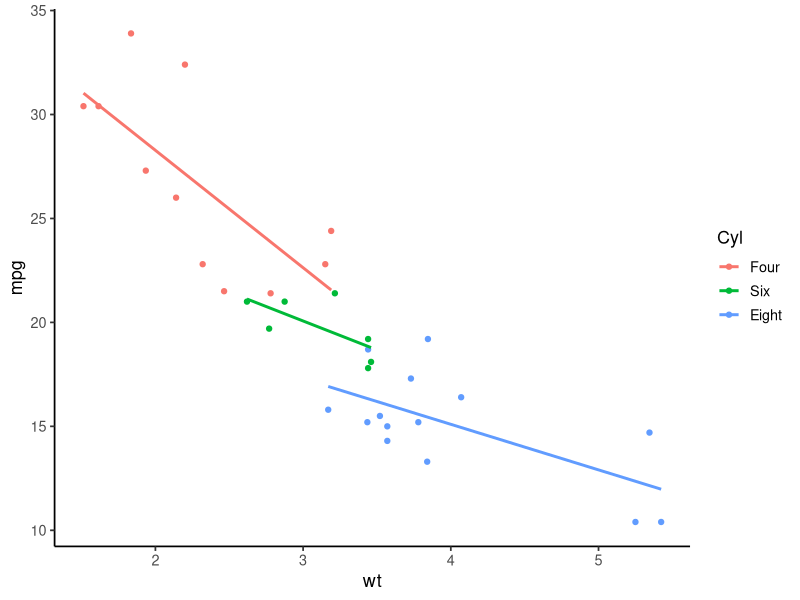
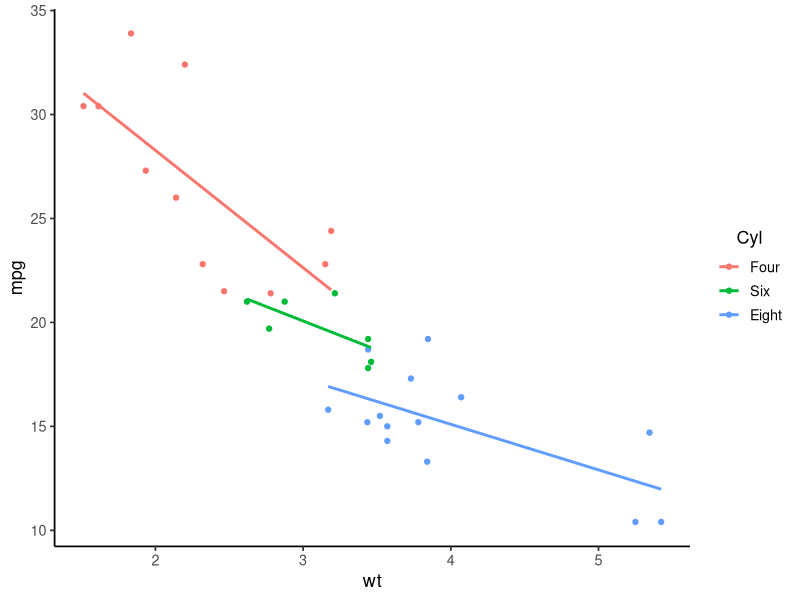
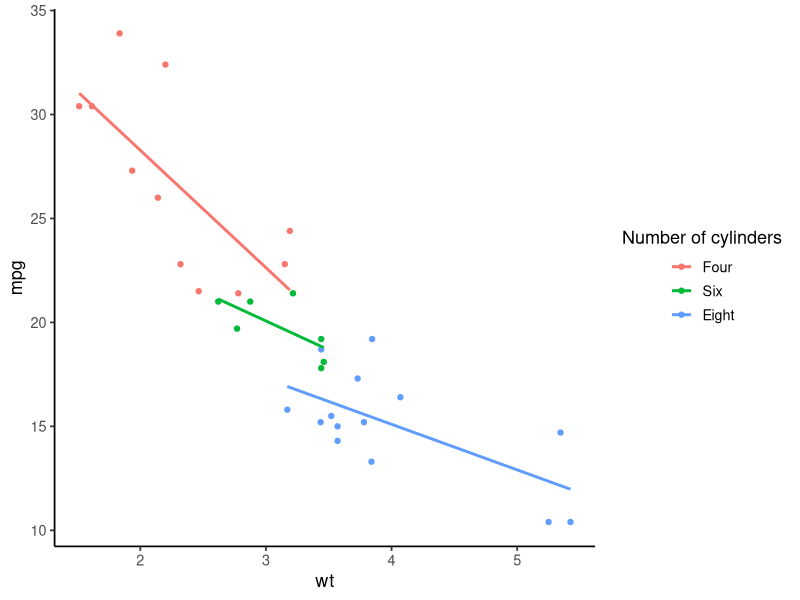
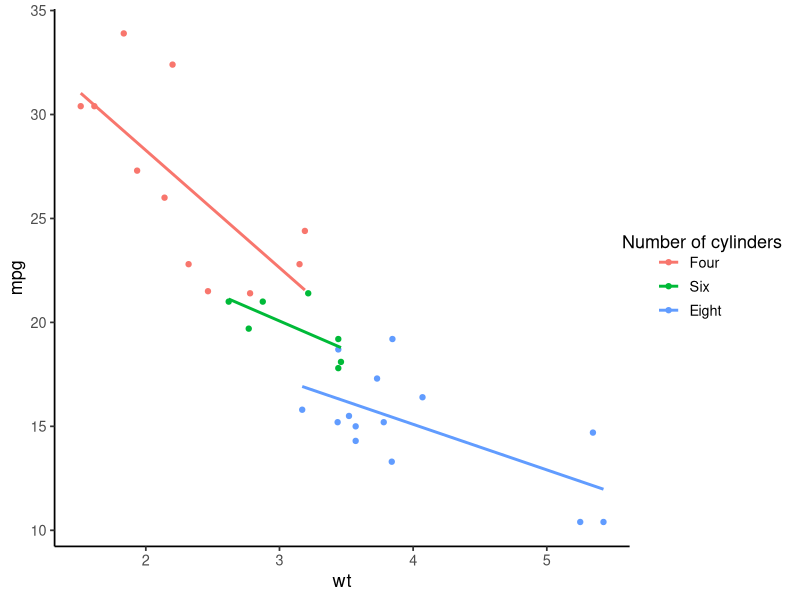
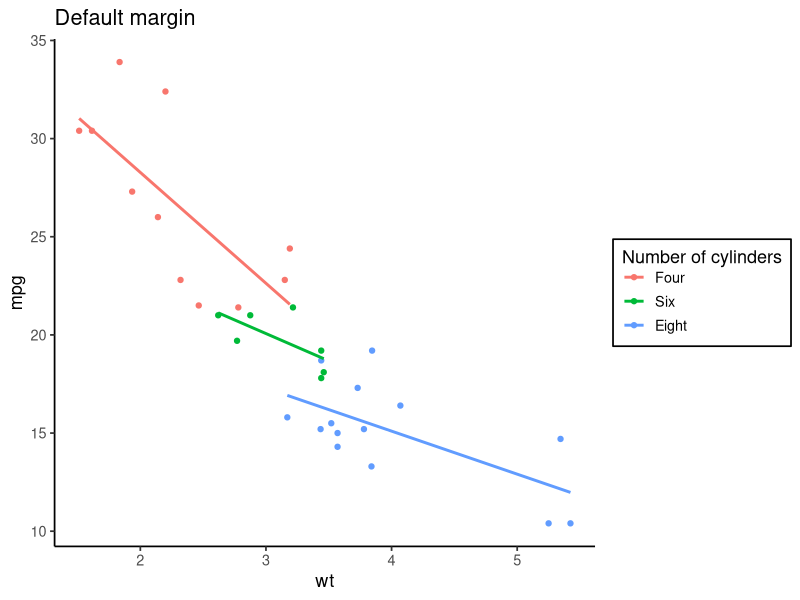
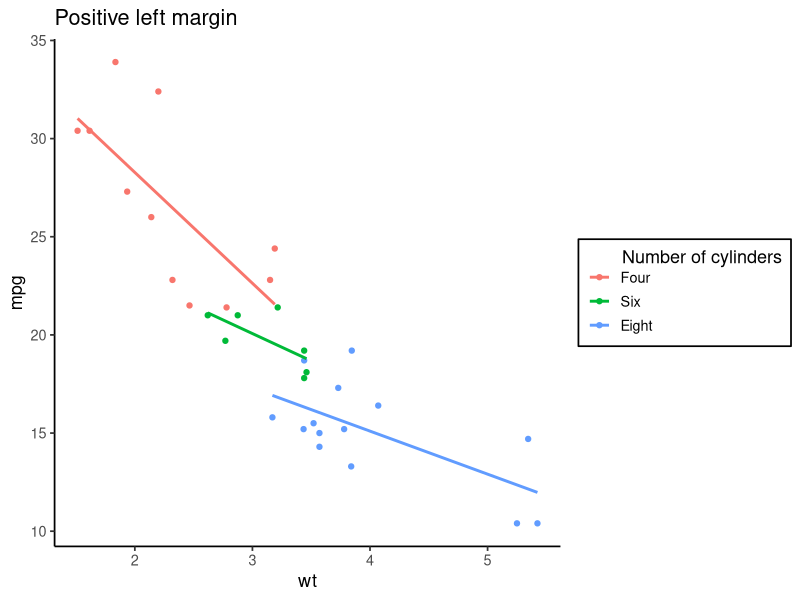
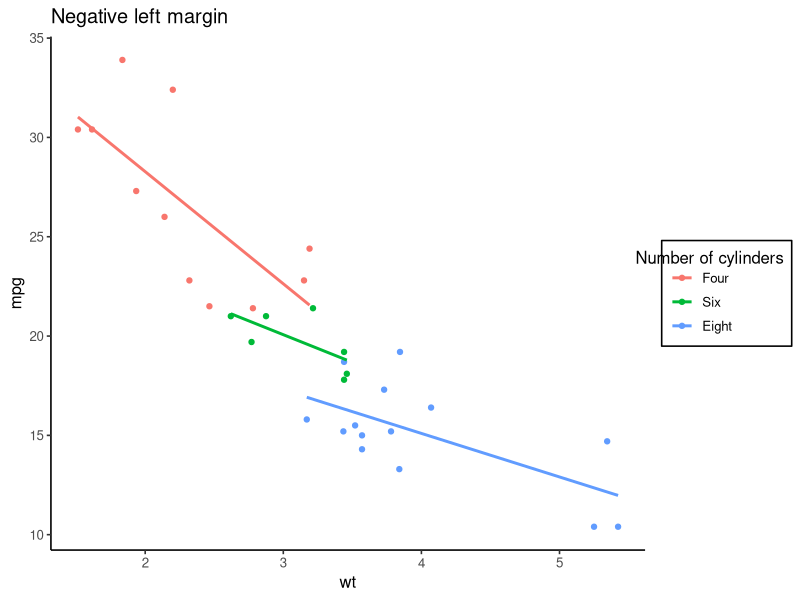

These charts were generated, in order, by the following R code:
## ---- chunk 1
knitr::opts_chunk$set(message = F, 
                      error = F, 
                      warning = F)
getwd()
## ---- chunk 2
library(tidyverse)

ggplot(mtcars, aes(wt, mpg)) + 
  geom_point(aes(colour = factor(cyl))) + 
  geom_smooth(aes(colour = factor(cyl)), method = "lm", se = F) +
  scale_color_discrete(name = "Cyl", 
                       label = c("Four", "Six", "Eight")) + 
  theme_classic(base_size = 13)

## ---- chunk 3
ggplot(mtcars, aes(wt, mpg)) + 
  geom_point(aes(colour = factor(cyl))) + 
  geom_smooth(aes(colour = factor(cyl)), method = "lm", se = F) +
  scale_color_discrete(name = "Cyl", 
                       label = c("Four", "Six", "Eight")) + 
  theme_classic(base_size = 13) + 
  theme(legend.title.align = 0.5) # Align the title to the center

## ---- chunk 4
ggplot(mtcars, aes(wt, mpg)) + 
  geom_point(aes(colour = factor(cyl))) + 
  geom_smooth(aes(colour = factor(cyl)), method = "lm", se = F) +
  scale_color_discrete(name = "Number of cylinders", 
                       label = c("Four", "Six", "Eight")) + 
  theme_classic(base_size = 13) + 
  theme(legend.title.align = 0.5) # Not work!

## ---- chunk 5
ggplot(mtcars, aes(wt, mpg)) + 
  geom_point(aes(colour = factor(cyl))) + 
  geom_smooth(aes(colour = factor(cyl)), method = "lm", se = F) +
  scale_color_discrete(name = "Number of cylinders", 
                       label = c("Four", "Six", "Eight")) + 
  theme_classic(base_size = 13) + 
  theme(legend.title = element_text(margin = margin(l = -25))) # Negative left margin

## ---- chunk 6
# Default left margin
ggplot(mtcars, aes(wt, mpg)) + 
  geom_point(aes(colour = factor(cyl))) + 
  geom_smooth(aes(colour = factor(cyl)), method = "lm", se = F) +
  scale_color_discrete(name = "Number of cylinders", 
                       label = c("Four", "Six", "Eight")) + 
  theme_classic(base_size = 13) + 
  theme(legend.title = element_text(margin = margin(l = 0)), 
        legend.background = element_rect(color = "black")) +
  labs(title = "Default margin")
## ---- chunk 7
# Positive left margin
ggplot(mtcars, aes(wt, mpg)) + 
  geom_point(aes(colour = factor(cyl))) + 
  geom_smooth(aes(colour = factor(cyl)), method = "lm", se = F) +
  scale_color_discrete(name = "Number of cylinders", 
                       label = c("Four", "Six", "Eight")) + 
  theme_classic(base_size = 13) + 
  theme(legend.title = element_text(margin = margin(l = 25)),
        legend.background = element_rect(color = "black")) +
  labs(title = "Positive left margin")
## ---- chunk 8
# Negative left margin
ggplot(mtcars, aes(wt, mpg)) + 
  geom_point(aes(colour = factor(cyl))) + 
  geom_smooth(aes(colour = factor(cyl)), method = "lm", se = F) +
  scale_color_discrete(name = "Number of cylinders", 
                       label = c("Four", "Six", "Eight")) + 
  theme_classic(base_size = 12) + 
  theme(legend.title = element_text(margin = margin(l = -25)),
        legend.background = element_rect(color = "black")) +
  labs(title = "Negative left margin")

